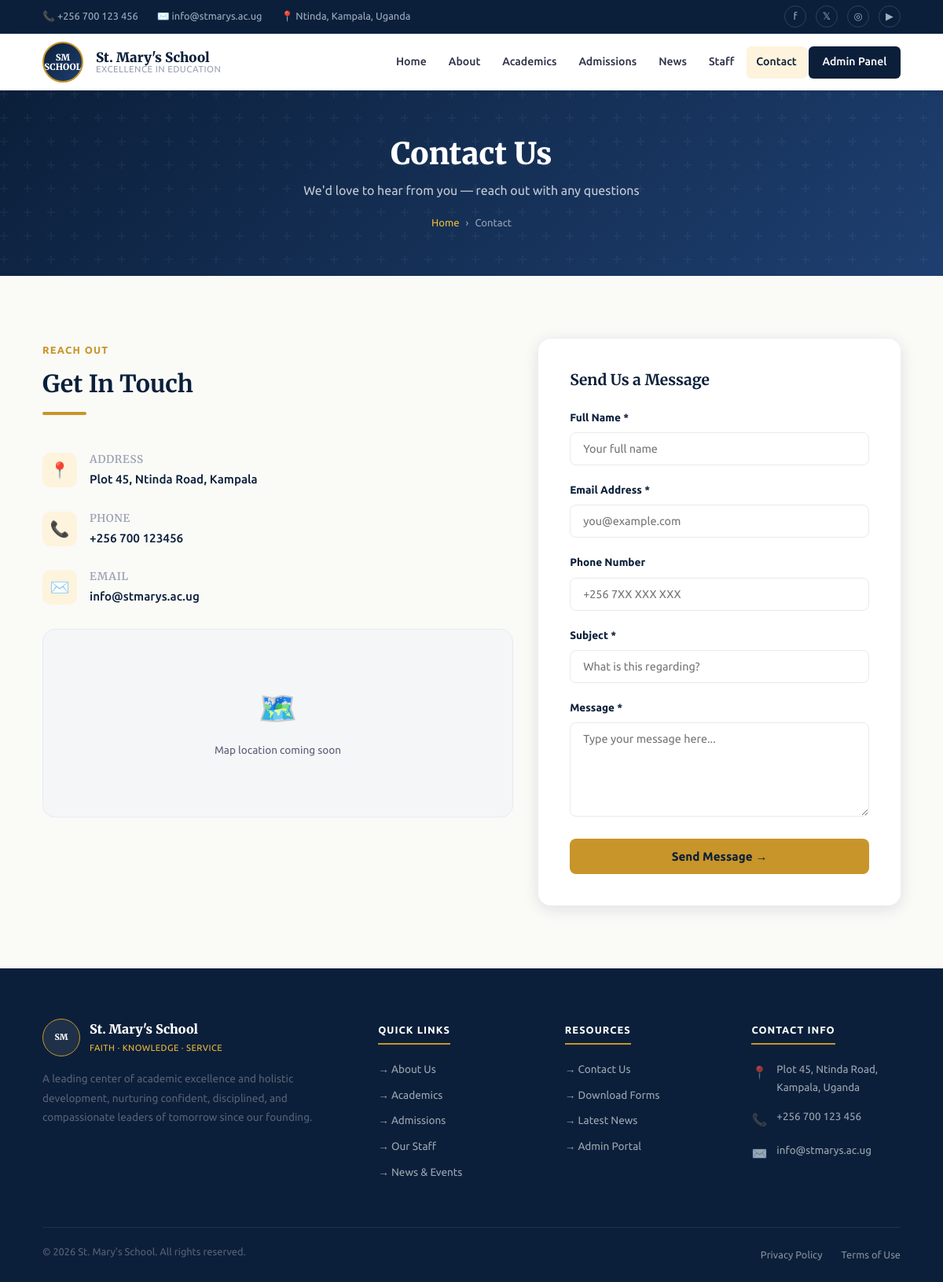
The page /contact.php on the database its author committed.
### tables this page shows
CREATE TABLE IF NOT EXISTS school_info (
    id            INT UNSIGNED AUTO_INCREMENT PRIMARY KEY,
    setting_key   VARCHAR(100) NOT NULL UNIQUE,
    setting_value TEXT NOT NULL,
    description   VARCHAR(300),
    updated_by    INT UNSIGNED,
    updated_at    TIMESTAMP DEFAULT CURRENT_TIMESTAMP ON UPDATE CURRENT_TIMESTAMP,
    FOREIGN KEY (updated_by) REFERENCES admin_users(id) ON DELETE SET NULL
);

### includes/functions.php (called while the page is built, shortened)
<?php
function getSetting($pdo, $key) {
    $stmt = $pdo->prepare('SELECT setting_value FROM school_info WHERE setting_key = ?');
    $stmt->execute([$key]);
    $row = $stmt->fetch();
    return $row ? $row['setting_value'] : null;
}
?>

### contact.php (the view, shortened to what this page needs)
<?php
require_once 'config/database.php';
require_once 'includes/functions.php';
require_once 'includes/header.php';
$phone       = getSetting($pdo, 'school_phone');
$email       = getSetting($pdo, 'school_email');
$address     = getSetting($pdo, 'school_address');
?>
<section class="page-hero">
    <div class="container page-hero-content">
        <h1>Contact Us</h1>
        <p>We'd love to hear from you &mdash; reach out with any questions</p>
        <ul class="breadcrumb"><li><a href="<?php echo BASE_URL; ?>index.php">Home</a></li><li>Contact</li></ul>
    </div>
</section>
<main id="main-content">
    <section class="section">
        <div class="container">
            <div class="grid-2" style="grid-template-columns: 1.3fr 1fr; align-items:start;">
                <div>
                    <div class="section-header">
                        <span class="section-label">Reach Out</span>
                        <h2>Get In Touch</h2>
                        <div class="divider"></div>
                    </div>
                    <div class="contact-info-item">
                        <div class="contact-icon">📍</div>
                        <div><h4>Address</h4><p><?php echo htmlspecialchars($address ?: 'Plot 45, Ntinda Road, Kampala, Uganda'); ?></p></div>
                    </div>
                    <div class="contact-info-item">
                        <div class="contact-icon">📞</div>
                        <div><h4>Phone</h4><p><?php echo htmlspecialchars($phone ?: '+256 700 123 456'); ?></p></div>
                    </div>
                    <div class="contact-info-item">
                        <div class="contact-icon">✉️</div>
                        <div><h4>Email</h4><p><?php echo htmlspecialchars($email ?: 'info@stmarys.ac.ug'); ?></p></div>
                    </div>
                    <div class="map-placeholder">
                        🗺️
                        <p>Map location coming soon</p>
                    </div>
                </div>
                <div class="form-card">
                    <h2 style="margin-bottom:1.5rem;font-size:1.2rem;">Send Us a Message</h2>
                    <form action="process_contact.php" method="POST">
                        <div class="form-group">
                            <label>Full Name *</label>
                            <input class="form-control" type="text" name="name" placeholder="Your full name" required>
                        </div>
                        <div class="form-group">
                            <label>Email Address *</label>
                            <input class="form-control" type="email" name="email" placeholder="you@example.com" required>
                        </div>
                        <div class="form-group">
                            <label>Phone Number</label>
                            <input class="form-control" type="tel" name="phone" placeholder="+256 7XX XXX XXX">
                        </div>
                        <div class="form-group">
                            <label>Subject *</label>
                            <input class="form-control" type="text" name="subject" placeholder="What is this regarding?" required>
                        </div>
                        <div class="form-group">
                            <label>Message *</label>
                            <textarea class="form-control" name="message" rows="5" placeholder="Type your message here..." required></textarea>
                        </div>
                        <button type="submit" class="btn btn-primary" style="width:100%;">Send Message →</button>
                    </form>
                </div>
            </div>
        </div>
    </section>
</main>
<?php require_once 'includes/footer.php'; ?>

### assets/css/style.css (style rules this page uses)
:root { --navy: #0B1F3A; --navy-mid: #142d52; --navy-light:#1e3f70; --gold: #C8952A; --gold-light:#f0b93a; --gold-pale: #FEF3DC; --cream: #FAFAF7; --white: #FFFFFF; --gray-100: #F5F6F8; --gray-200: #E8EAF0; --gray-400: #9AA0B2; --gray-600: #5A6075; --gray-800: #2D3047; --green: #1B5E20; --red: #B71C1C; --shadow-sm: 0 2px 8px rgba(11,31,58,.08); --shadow-md: 0 4px 20px rgba(11,31,58,.12); --shadow-lg: 0 8px 40px rgba(11,31,58,.18); --radius: 8px; --radius-lg: 16px; --transition: all .25s ease; }
*, *::before, *::after { margin:0; padding:0; box-sizing:border-box; }
html { scroll-behavior: smooth; }
body { font-family: 'Ubuntu', sans-serif; background: var(--cream); color: var(--gray-800); line-height: 1.7; font-size: 1rem; }
a { color: var(--gold); text-decoration:none; transition: var(--transition); }
h1,h2,h3,h4 { font-family: 'Merriweather', serif; color: var(--navy); line-height: 1.3; }
h1 { font-size: clamp(1.8rem, 4vw, 2.6rem); font-weight:900; }
h2 { font-size: clamp(1.4rem, 3vw, 1.9rem); font-weight:700; }
p { color: var(--gray-600); margin-bottom: .5rem; }
.container { max-width: 1140px; margin: 0 auto; padding: 0 1.5rem; }
.section { padding: 5rem 0; }
.btn { display: inline-block; padding: .75rem 2rem; border-radius: var(--radius); font-family: 'Ubuntu', sans-serif; font-weight: 700; font-size: .95rem; cursor: pointer; border: 2px solid transparent; transition: var(--transition); text-align: center; }
.btn-primary { background: var(--gold); color: var(--navy); }
.section-label { display: inline-block; font-size: .8rem; font-weight: 700; letter-spacing: .1em; text-transform: uppercase; color: var(--gold); margin-bottom: .75rem; }
.divider { width: 56px; height: 4px; background: var(--gold); border-radius: 2px; margin: 1rem 0 2rem; }
.grid-2 { display:grid; grid-template-columns:repeat(auto-fit,minmax(280px,1fr)); gap:2rem; }
.page-hero { background: linear-gradient(135deg, var(--navy) 0%, var(--navy-light) 100%); padding: 3.5rem 0; position: relative; overflow: hidden; }
.page-hero::before { content: ''; position: absolute; inset: 0; }
.page-hero-content { position: relative; text-align: center; }
.page-hero h1 { color: var(--white); font-size: clamp(1.6rem, 4vw, 2.4rem); }
.page-hero p { color: rgba(255,255,255,.75); font-size: 1rem; margin-top: .5rem; }
.breadcrumb { display: flex; justify-content: center; gap: .5rem; margin-top: 1rem; font-size: .82rem; list-style: none; }
.breadcrumb li { color: rgba(255,255,255,.55); }
.breadcrumb li a { color: var(--gold-light); }
.breadcrumb li:not(:last-child)::after { content: '›'; margin-left: .5rem; }
.form-card { background: var(--white); border-radius: var(--radius-lg); padding: 2.5rem; box-shadow: var(--shadow-md); }
.form-group { margin-bottom: 1.25rem; }
.form-group label { display: block; font-size: .85rem; font-weight: 700; color: var(--navy); margin-bottom: .45rem; }
.form-control { width: 100%; padding: .75rem 1rem; border: 1.5px solid var(--gray-200); border-radius: var(--radius); font-family: 'Ubuntu', sans-serif; font-size: .9rem; color: var(--gray-800); background: var(--white); transition: var(--transition); appearance: none; }
textarea.form-control { resize: vertical; min-height: 120px; }
.contact-info-item { display: flex; gap: 1rem; align-items: flex-start; margin-bottom: 1.75rem; }
.contact-icon { width: 44px; height: 44px; border-radius: 10px; background: var(--gold-pale); display: flex; align-items: center; justify-content: center; font-size: 1.25rem; flex-shrink: 0; }
.contact-info-item h4 { font-size:.85rem; color: var(--gray-400); font-weight:600; text-transform:uppercase; letter-spacing:.05em; margin-bottom:.2rem; }
.contact-info-item p { color: var(--navy); font-weight:500; margin:0; font-size:.95rem; }
.map-placeholder { width: 100%; height: 240px; background: var(--gray-100); border-radius: var(--radius-lg); border: 1px solid var(--gray-200); display: flex; flex-direction:column; align-items:center; justify-content:center; font-size: 2.5rem; color: var(--gray-400); margin-top: 1.5rem; }
.map-placeholder p { font-size: .85rem; margin-top: .5rem; }
.section-header { margin-bottom: 3rem; }

### rows shown on the page
school_info: setting_value "Plot 45, Ntinda Road, Kampala"
school_info: setting_value "+256 700 123456"
school_info: setting_value "info@stmarys.ac.ug"
